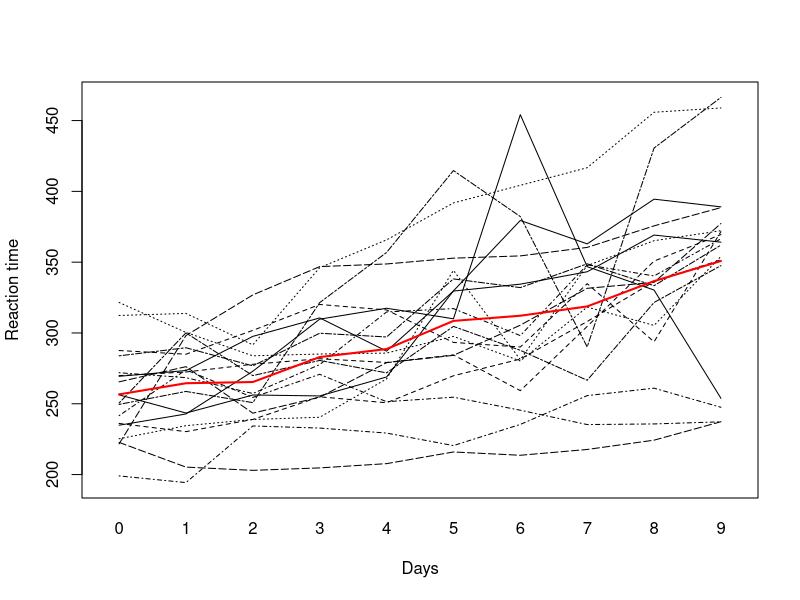
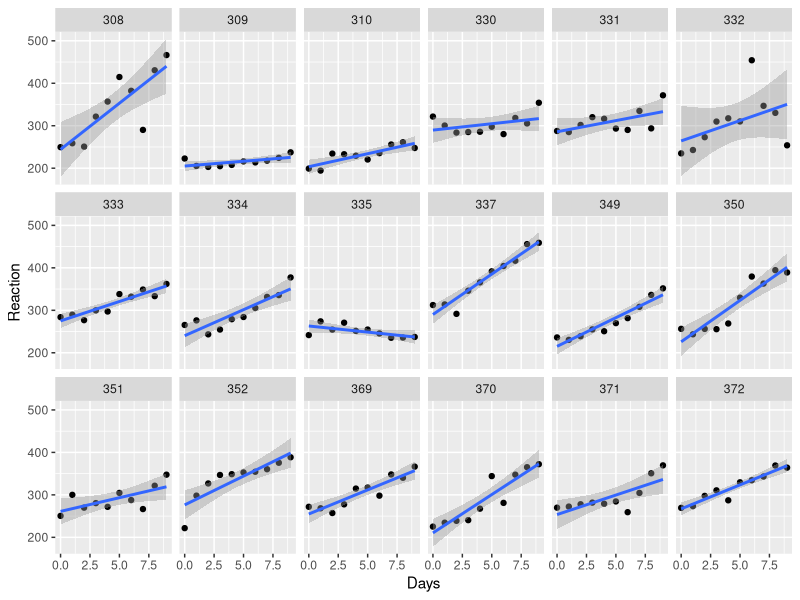
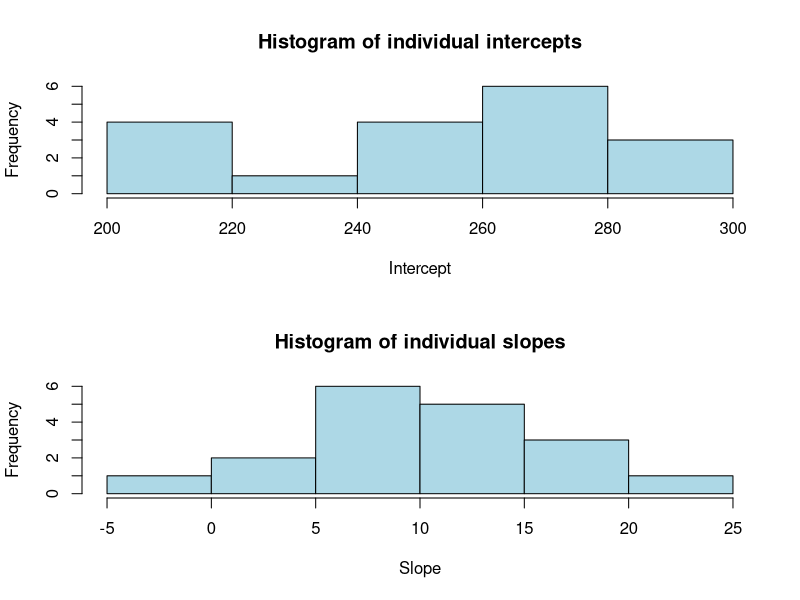
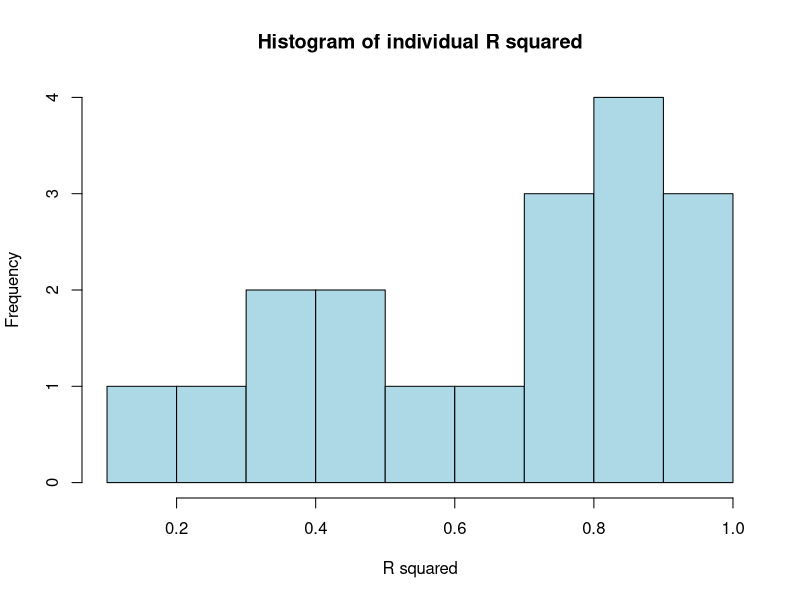
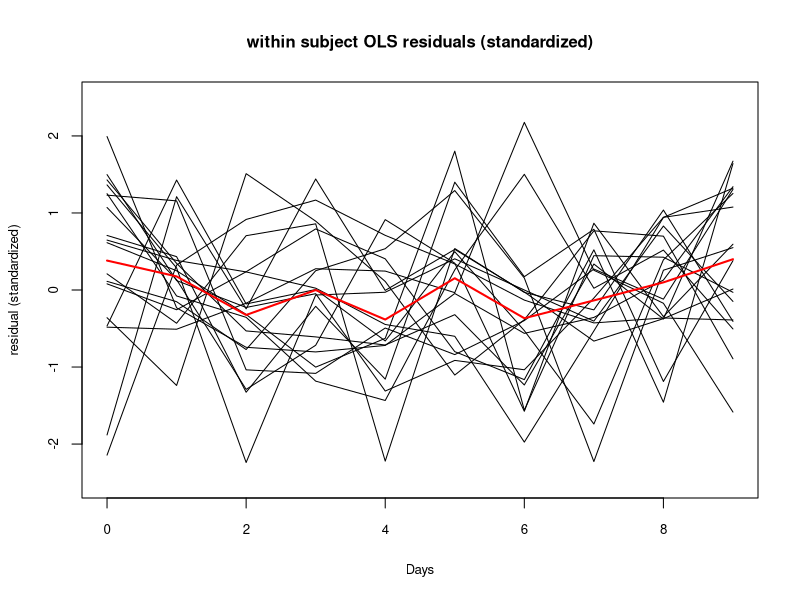
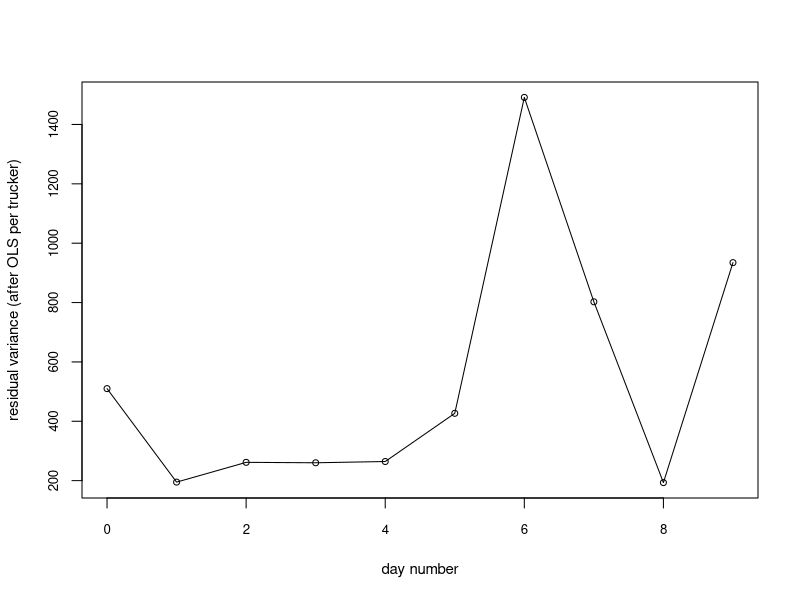
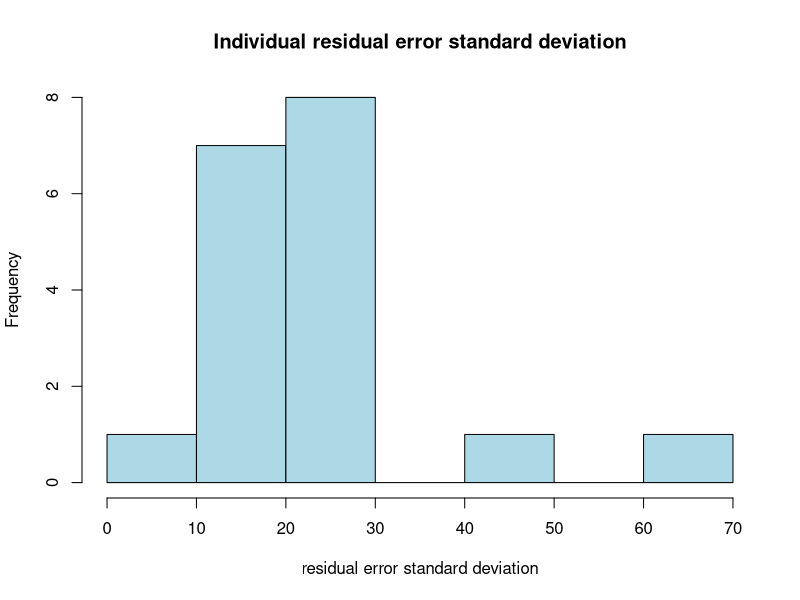

Recreate these plots in R, in order. (Note: this script raises an error after producing the figures.)

install.packages("ggplot2")
install.packages("lme4")
install.packages("arm")
install.packages("pbkrtest")

library(ggplot2)
library(lme4)
library(lattice)
library(arm)
library(car)
library(pbkrtest)
library(stats)

sleep<-read.delim("sleep.txt", header = TRUE, sep = "\t",
                  dec = ".", fill = TRUE)
attach(sleep)

# EXPLORATORY ANALYSIS
###########################################################################


## Spaghettiplot
  par(mfrow=c(1,1))
  interaction.plot(Days,Subject,Reaction, xlab="Days", ylab="Reaction time", legend=F)
  mean_reactiontimes<-aggregate(Reaction, by=list(sleep$Days), FUN=mean)
  mean_reactiontimes$Group.1 <-mean_reactiontimes$Group.1+1
  lines(mean_reactiontimes,col='red',lwd=2)


# OLS for every trucker
  #sleepplot<- ggplot(sleep, aes(x=Days, y=Reaction, colour=factor(Subject))) + geom_point()
  sleepplot<- ggplot(subset(sleep,Subject<999), 
                   aes(x=Days, y=Reaction, factor(Subject))) +
            geom_point()
  sleepplot2<-sleepplot +  facet_wrap(~Subject,ncol=6) + stat_smooth(method="lm")
  sleepplot2

## creating histograms for the OLS per trucker
  ## Coefficients
  lin.reg.coef <- by(sleep, sleep$Subject,
                     function(data) coef(lm(Reaction ~ Days, data=data)))
  lin.reg.coef1 <- unlist(lin.reg.coef)
  names(lin.reg.coef1) <- NULL
  lin.reg.coef2=matrix(lin.reg.coef1,length(lin.reg.coef1)/2,2,byrow = TRUE)


  ## R squared
  lin.reg.r.squared <- by(sleep, sleep$Subject,
                        function(data) summary(lm(Reaction ~ Days, data=data))$r.squared )
  lin.reg.r.squared1<- as.vector(unlist(lin.reg.r.squared))

   ## Histograms
   par(mfrow=c(2,1))
  hist(lin.reg.coef2[,1],xlab="Intercept",col="lightblue",main="Histogram of individual intercepts")
  hist(lin.reg.coef2[,2],xlab="Slope",col="lightblue",main="Histogram of individual slopes")
  par(mfrow=c(1,1))
  hist(lin.reg.r.squared1,xlab="R squared",col="lightblue",main="Histogram of individual R squared")
  par(mfrow=c(1,1))

  
  ## standardized residuals for within subject OLS
  lin.reg.stan.res <- by(sleep, sleep$Subject,
                     function(data) {lmX<- summary(lm(Reaction ~ Days, data=data) )
                       (lmX$residuals/lmX$sigma)})
  lin.reg.stan.res1 <- unlist(lin.reg.stan.res)
  names(lin.reg.stan.res1) <- NULL
  lin.reg.stan.res2=matrix(lin.reg.stan.res1,length(lin.reg.stan.res1)/10,10,byrow = TRUE)

  plot(0:9,lin.reg.stan.res2[1,],pch=" ",
       main='within subject OLS residuals (standardized)',
       ylim=c(-2.5,2.5),
       xlab='Days',ylab='residual (standardized)',
       cex.lab=0.8, cex.axis=0.8, cex.main=1, cex.sub=1.5)
  
  
  for (i in 1:18) {
    lines(0:9,lin.reg.stan.res2[i,])
  }
  stan_error_mean= rep(0,10)
  for (i in 1:10) {
    stan_error_mean[i]=mean(lin.reg.stan.res2[,i])
  }
  lines(0:9,stan_error_mean,col='red',lwd=2)


#making a variance plot (based on residuals from the individual regression lines)
  trucker_res_error <- data.frame(matrix(data = 0,nrow = 1,ncol = 10))
  colnames(trucker_res_error) <- c("day0","day1","day2","day3","day4","day5","day6","day7","day8","day9")
  #collect all the residuals
  trucker_counter <- 0
  for (i in unique(Subject)) {
    trucker_counter <- trucker_counter + 1 
    lmTrucker<-lm(Reaction~Days,data=subset(sleep,Subject==i))
    trucker_res_error[trucker_counter,]<-lmTrucker$residuals
    rownames(trucker_res_error)[trucker_counter]<-c(i)
  }
   #calculate variance for every day
  res_variance_per_day <- c(rep(0,10))
  for (i in 1:10) {
    res_variance_per_day[i] <- var(trucker_res_error[,i])
  }
  trucker_res_error[,7]
  var(trucker_res_error[,7])
  plot(0:9,res_variance_per_day,
     xlab='day number',ylab='residual variance (after OLS per trucker)',
     cex=0.8,cex.lab=0.9, cex.axis=0.8, cex.main=1.5)
  lines(0:9,res_variance_per_day)

  
  ## histogram for the st dev (sigma) of each OLS : large variation ?
  lin.reg.sigma <- by(sleep, sleep$Subject,
                         function(data) {lmX<- summary(lm(Reaction ~ Days, data=data) )
                         (lmX$sigma)})
  par(mfrow=c(1,1))
  hist(as.matrix(lin.reg.sigma),xlab="residual error standard deviation",col="lightblue",
       main="Individual residual error standard deviation")


  

# FITTING THE DATA
###########################################################################

  sleep.lmer<-lmer(Reaction~1+Days +(1 + Days|Subject), REML = TRUE,data=sleep)
  summary(sleep.lmer)
  
  confint(sleep.lmer,par=5:6,method="Wald",oldNames = FALSE)
  anova(sleep.lmer)
  
  

# INFERENCE
###########################################################################
## inference for the fixed effects  //////
  #Get the KR-approximated degrees of freedom
  sleep.lmer.df.KR <- get_ddf_Lb(sleep.lmer, fixef(sleep.lmer))

  #Get p-values from the t-distribution using the t-values and approximated degrees of freedom
  sleep.lmer.coef=coef(summary(sleep.lmer))
  sleep.lmer.p.KR <- cbind(sleep.lmer.coef,'p-value'=2 * (1 - pt(abs(sleep.lmer.coef[,3]), sleep.lmer.df.KR)))
  sleep.lmer.p.KR

## inference for the variance effects////////////
  # leave out the covariance ?

  sleep.lmer<-lmer(Reaction~1+Days +(1 + Days|Subject), REML = TRUE, data=sleep)
  sleep.lmer.null <- lmer(Reaction ~ 1 + Days + (1|Subject) + (0+Days|Subject), data=sleep, REML=TRUE)
  anova(sleep.lmer,sleep.lmer.null,test=TRUE)

  # leave out the variance of the slope ?
 
  sleep.lmer      <- lmer(Reaction~1+Days +(1 + Days|Subject), REML = TRUE, data=sleep)
  sleep.lmer.null <- lmer(Reaction ~ 1 + Days + (1|Subject), REML=TRUE, data=sleep)
  logratio_statistic <- -2 * (logLik(sleep.lmer.null,REML=TRUE) - logLik(sleep.lmer,REML=TRUE))
  P_chi_df1 <-as.numeric(pchisq(logratio_statistic, df=1,lower.tail = FALSE))
  P_chi_df2 <-as.numeric(pchisq(logratio_statistic, df=2,lower.tail = FALSE))
  P_null_model <- 1/2 * (P_chi_df1 + P_chi_df2)
  P_null_model

  # the FINAL MODEL
  ###########################################################################
## State the FINAL MODEL (so after inferencetests)
  sleep.lmer.final <- lmer(Reaction ~ 1 + Days + (1|Subject) + (0+Days|Subject), data=sleep, REML=TRUE)
  summary(sleep.lmer.final)
  
  
  sleep.lmer.final.VarCorr<-VarCorr(sleep.lmer.final)
  sleep.lmer.final.VarCorr[]
  
  confint(sleep.lmer.final,par=3:5,method="Wald",oldNames = FALSE) ## equals 251.405-(1.96*6.885)
  
  # INFERENCE (part deux => random effects)
  ###########################################################################
  
# Inference for the random effects/////

  ## Predicted random effects (only the b's , so without fixed effect)
  
  sleep.lmer.re=ranef(sleep.lmer.final)$Subject
  sleep.lmer.re 

  # show the shrinkage effect
  # -------------------------
    # LMM : get the b's from our multilevel model
  ind.coef=coef(sleep.lmer.final)$Subject # the b's + fixed effects
  int.subject=ind.coef[,1]
  slope.subject=ind.coef[,2]
  

     #OLS : get the regression coefficients of the individual linear regressions
  trucker_reg_coeff <- data.frame(rep(0,18),0)
  colnames(trucker_reg_coeff) <- c("intercept","Days")
  trucker_counter <- 0
  for (i in unique(Subject)) {
    trucker_counter <- trucker_counter + 1 
    lmTrucker<-lm(Reaction~Days,data=subset(sleep,Subject==i))
    trucker_reg_coeff[trucker_counter,]<-lmTrucker$coefficients
    rownames(trucker_reg_coeff)[trucker_counter]<-c(i)
  }

    #plotting the shrinkage effect
  plot(trucker_reg_coeff[,2],trucker_reg_coeff[,1],col='red',
     main="per subject OLS versus LMM estimates of the slope and intercepts",
     cex.lab=0.8, cex.axis=0.9, cex.main=0.7, cex.sub=0.9,
     pch=1,
     xlab='slope',ylab='intercept')
  points(ind.coef[,2],ind.coef[,1],pch=19)

  for (i in seq(1,18)) {
  arrows(trucker_reg_coeff[i,2],trucker_reg_coeff[i,1],
         ind.coef[i,2],ind.coef[i,1], col= 'red',length=0.1)
  }                    

  legend("topright", c('OLS', 'LMM','population'), pch=c(1,19,13),cex=0.5,
     col=c('red','black','blue'),xpd=TRUE)

  lm_plain<-lm(Reaction~Days,data=sleep)$coefficients
  points(lm_plain[2],lm_plain[1],col='blue',pch=13)

  truckersID<-rownames(trucker_reg_coeff)
  truckersID<-ifelse(truckersID=='335',"335","")
  text(trucker_reg_coeff[,2], trucker_reg_coeff[,1], labels=truckersID,cex=0.5,pos=3)

  ## sanity check : normality of the residual errors after fitting the model
  # get the estimated mean values from our model : y-hat

  
  #get standardised final residuals
  final_resid<-summary(sleep.lmer.final)$residuals
  
  # just a check to see that these are indeed the standardized res = ok 
  cov_matrix <- rbind (rep(1,10),0:9)
  Y_hat_model <- as.matrix(ind.coef)  %*%  cov_matrix 
  
  par(mfrow=c(1,1))
  plot(0:9,Y_hat_model[1,],pch="",ylim=cbind(0,500))
  for (i in 1:18) lines(0:9,Y_hat_model[i,])
  
  sleep_matrix<-matrix(sleep$Reaction,ncol=10,byrow=TRUE)
  final_resid2 <- (-Y_hat_model + sleep_matrix)/summary(sleep.lmer.final)$sigma
  final_resid2 ## equals final_resid : so ok !
  
  
  final_resid2
  outlier_points<- ifelse(abs(final_resid2)>3,"outlier","ok")
  outlier_points
  qqnorm(final_resid2, main='QQ plot residuals final model',ylab='standardised residuals')
  qqline(final_resid2, col = 2) #The same 3 outlier datapoints: ok


  
  
  
  
  
  
  
  
